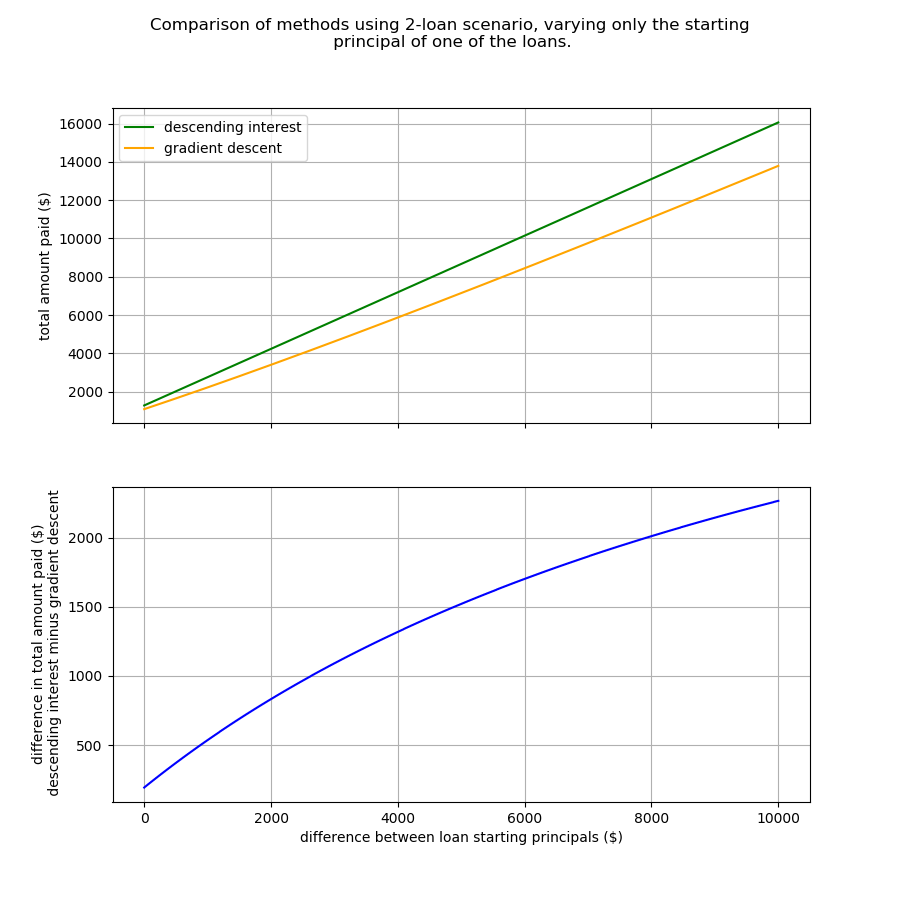

This chart was generated by the following Python code:
""" 

The point of this code is to prove that the descending interest method
is not always the optimal method.

The code computes the grand total cost of using the "gradient descent"
method and the "descending interest" method to pay 2 loans, assuming there
are $100 to apply above the loans' minimum payment.

The starting principal of loan X varies. It varies from being equal to the
other loan's starting principal to + $10000 greater. All other parameters
are held constant: the interests, the length (term), the extra money (a).
NOTE though, that the changing the starting principal changes the minimum
payment as per the "present value" equation used in creating amortized loans.

Each variation of loan X's principal yeilds a different total cost.
The total cost as a function of difference in starting principal is plotted
to compare methods.

"""

import numpy as np
import matplotlib.pyplot as plt
from loan_functions import *

# Interests
IA = 0.35/12.0
IB = 0.10/12.0

# Term of loans (# of timesteps)
# B loan's min payment will be computed within loop
N = 100.0 

x = 10000.0
nx = 800
max_iters = 9000
a = 100.0
L0A = 500.0
L0B = L0A + np.linspace(0.0, x, nx)
dL0 = L0B - L0A

mp1 = compute_monthly_loan_payment(L0A,IA,N) 

Tgd = []
Tdi = []
for LB in L0B:
    
    L = np.array( [L0A, LB] )
    I = np.array( [IA, IB] )
    mpB = compute_monthly_loan_payment(LB, IB, N)
    mp = np.array( [mp1, mpB] )
    
    w, n, grand_total_paid = gradient_descent_algo1(L, I, mp, a, max_iters, 0.01)
    grand_total, tsteps = descending_interest_method(L, I, mp, a, 2)
    Tgd.append(grand_total_paid)
    Tdi.append(grand_total)
    

Tgd = np.array(Tgd)
Tdi = np.array(Tdi)

fig, ax = plt.subplots(2,1,figsize=(9,9),sharex=True)
ax[0].plot(dL0,Tdi,color='green',label='descending interest')
ax[0].plot(dL0,Tgd,color='orange',label='gradient descent')
ax[0].grid()
ax[0].legend()
#ax[0].set_xlabel('difference between loan principals ($)')
ax[0].set_ylabel('total amount paid ($)')
ax[1].plot(dL0,(Tdi-Tgd),color='blue')
ax[1].set_xlabel('difference between loan starting principals ($)')
ax[1].set_ylabel('difference in total amount paid ($)\n descending interest minus gradient descent')
ax[1].grid()
fig.suptitle('Comparison of methods using 2-loan scenario, varying only the starting\n principal of one of the loans.')
plt.show()
